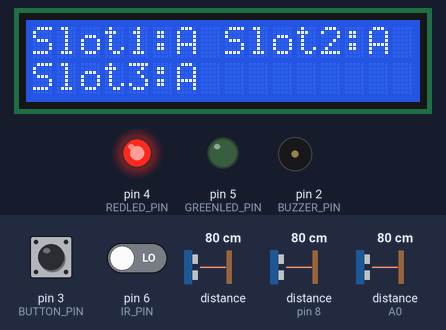
This sketch was run on a simulated Arduino Uno, built with avr-gcc and run on an emulated ATmega328P. Shown: 16×2 character LCD, output pins drawn as LEDs (lit = HIGH), buzzer (waves = sounding, pin HIGH). The test bench sets the inputs (shaded band); at power-on: pin 3 (BUTTON_PIN) LOW, distance to the obstacle (sensors on pin 8, A0) 80 cm, pin 6 (IR_PIN) LOW, distance to the obstacle 80 cm. The echo pulse lasts 58.3 µs per cm.

Above: at 1.2 s.
1.3 s: pin 3 (BUTTON_PIN) pulled HIGH for 0.15 s
At 1.7 s:
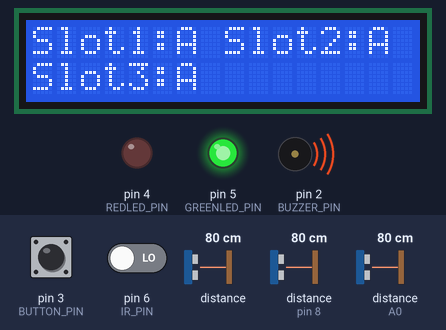
At 2.7 s:
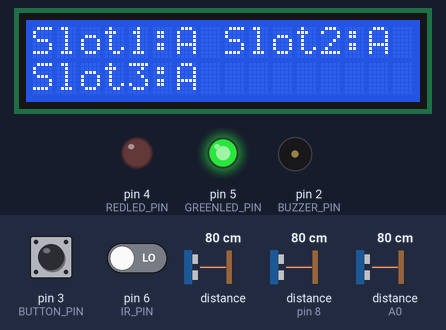
3.3 s: distance to the obstacle (sensor on pin 8) set to 2 cm
At 5.6 s:
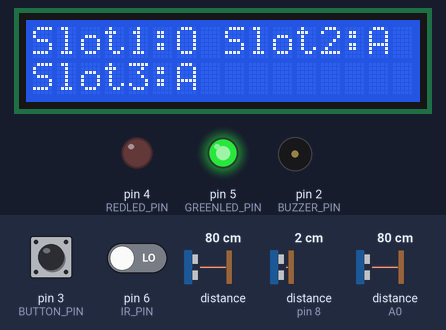
Timing chart, 0 to 7.1 s (numbered marks = the images above; inputs shaded):
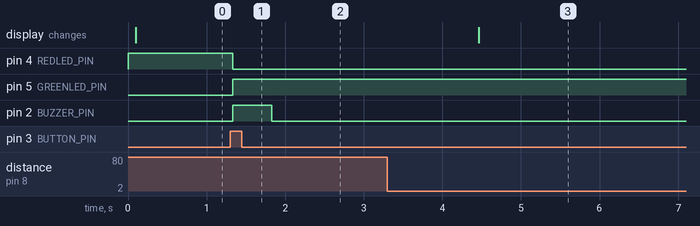

The sketch:

SmartParking.ino
```cpp
#include <SoftwareSerial.h>
//#include <Servo.h>
#include <NewPing.h>
#include <LiquidCrystal_I2C.h>
#include <SharpIR.h>
#include <Adafruit_VL53L0X.h>

#define BUZZER_PIN 2
#define BUTTON_PIN 3
#define REDLED_PIN 4
#define GREENLED_PIN 5
#define IR_PIN 6
#define TRIGGER_PIN 7
#define ECHO_PIN 8
#define MAX_DIST 200
#define LOX_PIN 9
#define LOX_ADDRESS 0x29
#define SHARPIR_PIN A0
#define MODEL 430
#define RX_PIN 12
#define TX_PIN 13
// numero totale di parcheggi
#define slotNumber 3

bool parkFull = false;
bool buttonPressed = false;
// booleano che diventa true nel momento in cui la sbarra del parcheggio si alza e si aspetta l'entrata di un auto
bool carWaiting = false;
// booleano attraverso il quale si gestisce il controllo della distanza per stabilire se un auto sta parcheggio o meno
bool getDistance[slotNumber] = {true, true, true};
// booleano che è true quando il parcheggio è libero, mentre è false quando il parcheggio è occupato
bool canPark[slotNumber] = {true, true, true};
// booleano che è true nel momento in cui una macchina sta entrando nel parcheggio, è false invece quando una macchina
// è già entrata o deve ancora entrare
bool carInside = false;
// booleano che è true nel momento in cui una macchina sta parcheggiando o sta uscendo da uno slot,
// così che gli altri slot rimangono idle
bool carParking = false;
bool carIn = false;
bool initialize = true;
int slotsLeft = 3;
unsigned long carCurrentMillis = 0;
unsigned long carPreviousMillis = 0;
unsigned long sensorCurrentMillis[slotNumber] = {0,0,0};
unsigned long sensorPreviousMillis[slotNumber] = {0,0,0};
int dist[slotNumber] = {0,0,0};
int previousDistance[slotNumber] = {1000,1000,1000};
// soglia della distanza al di sotto della quale un auto si deve trovare per occupare un parcheggio
int sensorThreshold[slotNumber] = {6,6,6};
// tempo di attesa dell'entrata di una macchina nel parcheggio, superato questo tempo la sbarra si chiude
int carInterval = 2500;
// tempo di attesa del sensore ad ultrasuoni per verificare se un auto ha parcheggiato oppure no,
// così da evitare di considerare il parcheggio occupato anche quando un auto gli passa solo vicino
int sensorInterval = 3000;
// soglia corrispondente alla differenza di distanza misurata tra due intervalli di tempo,
// se viene superata significa che un auto sta entrando o sta lasciando un parcheggio
int distanceThreshold = 20;
int i,n = 0;

String ao = "A";
String slot[slotNumber] = {"Slot1:", "Slot2:", "Slot3:"};
String s[slotNumber] = {"", "", ""};

char slotn[slotNumber] = {'0','1','2'};
String stream = "";
bool done = false;

//Servo servo;
NewPing sonar(TRIGGER_PIN, ECHO_PIN, MAX_DIST);
LiquidCrystal_I2C lcd(0x27, 16, 2);
Adafruit_VL53L0X lox = Adafruit_VL53L0X();
SharpIR sharpIR(SHARPIR_PIN, MODEL);

SoftwareSerial ArduinoUNO(RX_PIN,TX_PIN);

void setup() {
  Serial.begin(115200);
  ArduinoUNO.begin(9600);
  Serial.println();

  pinMode(BUZZER_PIN, OUTPUT);
  pinMode(BUTTON_PIN, INPUT);
  pinMode(IR_PIN, INPUT);
  pinMode(REDLED_PIN, OUTPUT);
  pinMode(GREENLED_PIN, OUTPUT);
  digitalWrite(REDLED_PIN, HIGH);
  digitalWrite(GREENLED_PIN, LOW);
  //servo.attach(SERVO_PIN);
  //servo.write(0);

  if(!lox.begin(LOX_ADDRESS)) {
    Serial.println("Failed to boot first VL53L0X");
    while(1);
  }
  delay(10);

  for(i=0; i<slotNumber; i++) {
    s[i] = slot[i] + ao;
  }
  writeLCD(true, s);
}

void loop() {
  if(ArduinoUNO.available() > 0) {
    char c = ArduinoUNO.read();
    if(c == 'i') {
      ArduinoUNO.print(slotsLeft);
      ArduinoUNO.print('\n');
      for(i=0; i<slotNumber; i++) {
        ArduinoUNO.print(s[i][s[i].length()-1]);
        ArduinoUNO.print('\n');
        ArduinoUNO.print(sensorThreshold[i]);
        ArduinoUNO.print('\n');
        delay(100);
      }
      // confirm sending data termination
      ArduinoUNO.print('d');
    }
    else {
      for(i=0; i<slotNumber; i++) {
        if(c == slotn[i]) {
          done = false;
          while(!done) {
            while(ArduinoUNO.available() > 0) {
              c =  ArduinoUNO.read();
              if(c != 'd')
                stream += c;
              else {
                done = true;
                ArduinoUNO.print('k');
                int st = stream.toInt();
                if(st >= 2)
                  sensorThreshold[i] = st;
                Serial.print(i);
                Serial.print(": ");
                Serial.println(st);
                stream = "";
              }
            }
          }
        }
      }
    }

  }

  int buttonState = digitalRead(BUTTON_PIN);
  if(digitalRead(REDLED_PIN) == HIGH) {
    if(buttonState == HIGH) {
      if(!buttonPressed && !parkFull) {
        if(digitalRead(REDLED_PIN) == HIGH) {
          carInside = true;
          digitalWrite(BUZZER_PIN, HIGH);
          //servo.write(90);
          digitalWrite(GREENLED_PIN, HIGH);
          digitalWrite(REDLED_PIN, LOW);
          delay(500);
          digitalWrite(BUZZER_PIN, LOW);
        }
        buttonPressed = true;
      }
    }
    else {
      buttonPressed = false;
    }
  }

  if(digitalRead(GREENLED_PIN) == HIGH) {
    carCurrentMillis = millis();
    if(!carWaiting) {
      carPreviousMillis = carCurrentMillis;
      carWaiting = true;
    }
    if(carCurrentMillis - carPreviousMillis > carInterval) {
      if(digitalRead(IR_PIN) == HIGH) {
        //carPreviousMillis = carCurrentMillis;
        carWaiting = false;
        delay(500);
        digitalWrite(BUZZER_PIN, HIGH);
        //servo.write(0);
        digitalWrite(REDLED_PIN, HIGH);
        digitalWrite(GREENLED_PIN, LOW);
        delay(500);
        digitalWrite(BUZZER_PIN, LOW);
      }
      else {
        if(carInside) {
          if(slotsLeft == 0) {
            parkFull = true;
          }
          else {
            carInside = false;
            carIn = true;
          }
        }
      }
    }
  }

  // get distance
  checkDistance(sonar.ping_cm(), 0);

  VL53L0X_RangingMeasurementData_t measure;
  lox.rangingTest(&measure, false);
  if (measure.RangeStatus != 3)
    checkDistance((int) measure.RangeMilliMeter / 10, 1);

  checkDistance(sharpIR.distance(), 2);

  for(i=0; i<slotNumber; i++) {
    sensorCurrentMillis[i] = millis();
    if(getDistance[i]) {
      previousDistance[i] = dist[i];
      getDistance[i] = false;
    }

    /*if(i == 0) {
      Serial.print("dist1: ");
      Serial.println(dist[0]);
      Serial.print("previousdist1: ");
      Serial.println(previousDistance[0]);
    }
    else if(i == 1) {
      Serial.print("dist2: ");
      Serial.println(dist[1]);
      Serial.print("previousdist2: ");
      Serial.println(previousDistance[1]);
    }
    else {
      Serial.print("dist3: ");
      Serial.println(dist[2]);
      Serial.print("previousdist3: ");
      Serial.println(previousDistance[2]);
    }*/

    if((dist[i] != previousDistance[i]) && (abs(dist[i] - previousDistance[i]) < distanceThreshold)) {
      sensorPreviousMillis[i] = sensorCurrentMillis[i];
    }
    else
      getDistance[i] = true;
    if(dist[i] <= sensorThreshold[i] && carIn && canPark[i]) {
      if(sensorCurrentMillis[i] - sensorPreviousMillis[i] > sensorInterval) {
        getDistance[i] = true;
        carIn = false;
        canPark[i] = false;
        ao = "O";
        s[i] = slot[i] + ao;
        writeLCD(false, s);
        slotsLeft--;

        // notify NodeMCU
        n = 0;
        done = false;
        while(!done && n<30) {
          ArduinoUNO.print(i);
          ArduinoUNO.print('O');
          ArduinoUNO.print('d');
          delay(500);
          while(ArduinoUNO.available() > 0) {
            char c = ArduinoUNO.read();
            if(c == 'k')
              done = true;
          }
          n++;
        }
      }
    }
    else if(dist[i] > sensorThreshold[i] && !canPark[i]) {
      if(sensorCurrentMillis[i] - sensorPreviousMillis[i] > sensorInterval) {
        getDistance[i] = true;
        canPark[i] = true;
        ao = "A";
        s[i] = slot[i] + ao;
        writeLCD(false, s);
        slotsLeft ++;

        // notify NodeMCU
        n = 0;
        done = false;
        while(!done && n<30) {
          ArduinoUNO.print(i);
          ArduinoUNO.print('A');
          ArduinoUNO.print('d');
          delay(500);
          while(ArduinoUNO.available() > 0) {
            char c = ArduinoUNO.read();
            if(c == 'k')
              done = true;
          }
          n++;
        }
      }
    }
  }
  //Serial.println("fine ciclo");
  //delay(1000);

}

void writeLCD(bool sl, String s[]) {
  if(sl) {
    lcd.init();
    lcd.backlight();
    lcd.clear();
  }

  int n;
  for(n=0; n<slotNumber; n++) {
    if(n == 0)
      lcd.setCursor(0,0);
    else if(n == 1)
      lcd.setCursor(8,0);
    else if(n == 2)
      lcd.setCursor(0,1);
    lcd.print(s[n]);
  }
}

void checkDistance(int d, int index) {
  if(d != 0)
    if(index == 1 && d < 4)
      dist[index] = 819;
    else
      dist[index] = d;
}
```

Measured:
- after the input at 1.3 s, pin 4 (REDLED_PIN): HIGH → LOW at once; pin 5 (GREENLED_PIN): LOW → HIGH at once; pin 2 (BUZZER_PIN): LOW → HIGH at once, → LOW 0.50 s later
- after the input at 3.3 s, the display: changes after 1.2 s (image 3)
